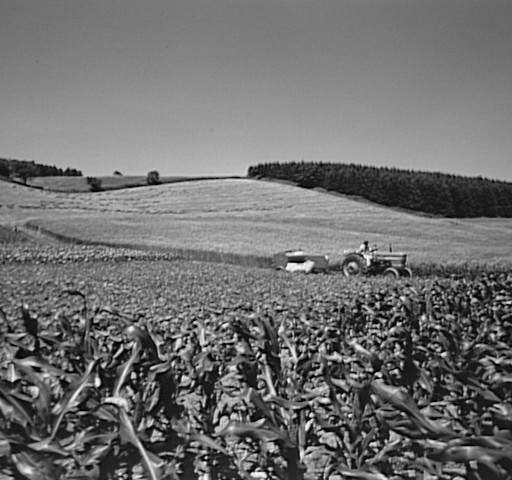
#> input picture cornfield.jpg, 512 x 480 px
$ jupyter execute ex2.ipynb
#> lines starting #> are read from the running program, lines starting #| are printed output that depends on the picture
[cell 1]
import matplotlib.pyplot as plt
import numpy as np
import skimage as ski
from scipy.fft import fft2, ifft2

[cell 2]
image = ski.io.imread("cornfield.jpg")
#> image is the input picture: shape (480, 512); min 0, max 254, mean 112

#Α
fig, axs = plt.subplots(1, 2, figsize=(10, 5))
axs[0].imshow(image, cmap="gray")
axs[0].set_title("Original Image")
axs[0].axis('off')

image_fft = fft2(image)
F_shifted = np.fft.fftshift(image_fft)

# Calculate magnitude and phase
magnitude = np.abs(F_shifted)
phase = np.angle(F_shifted)
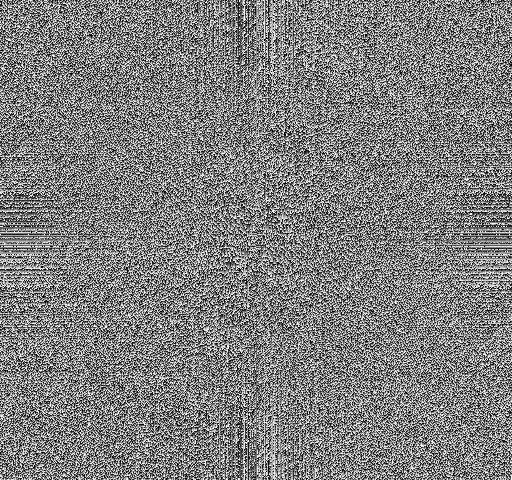
#> phase: shape (480, 512) float64; min -3.14, max 3.14, mean 4.05e-19; drawn with min black and max white

# Show magnitude and phase spectrum
axs[1].imshow(np.log1p(magnitude), cmap="gray")
axs[1].set_title("Magnitude Spectrum")
axs[1].axis("off")

plt.tight_layout()
plt.show()
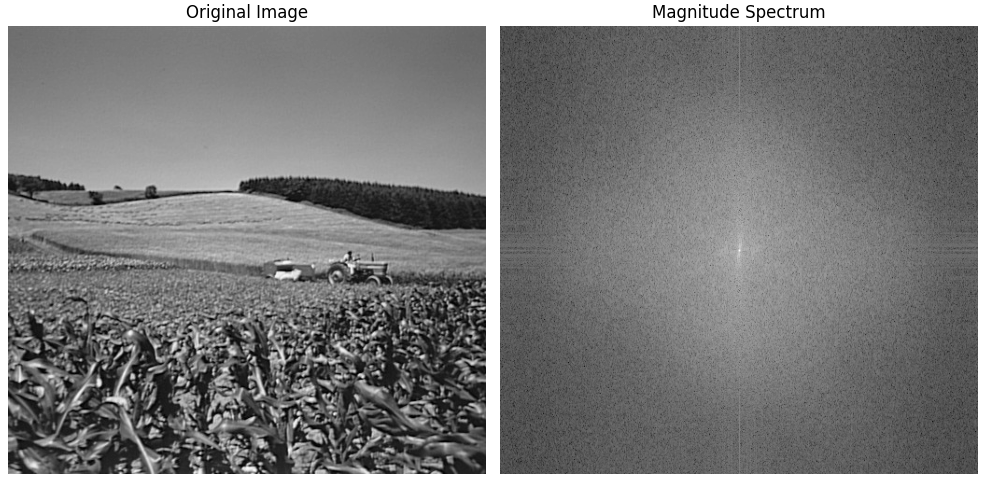
#> figure drawn by matplotlib, 2 panels

plt.figure(figsize=(6, 5))
plt.imshow(phase, cmap="gray")
plt.title("Phase Spectrum")
plt.axis("off")
plt.show()

[cell 3]
# B

# Inverting the phase spectrum
phase_flipped = np.flipud(phase)
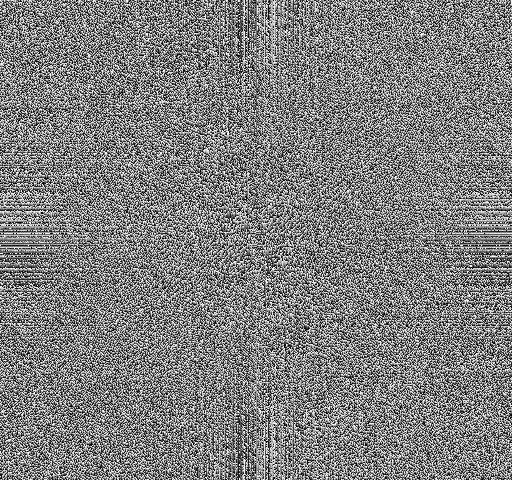
#> phase_flipped: shape (480, 512) float64; min -3.14, max 3.14, mean 1.16e-18; drawn with min black and max white

# Inverting the magnitude spectrum
F_modified = magnitude * np.exp(1j * phase_flipped)

# New magnitude and phase spectrum
fig, axs = plt.subplots(1, 2, figsize=(12, 5))

# New magnitude spectrum ( same as before )
axs[0].imshow(np.log1p(np.abs(F_modified)), cmap="gray")
axs[0].set_title("Modified Magnitude Spectrum")
axs[0].axis("off")

# New phase spectrum
axs[1].imshow(np.angle(F_modified), cmap="gray")
axs[1].set_title("Modified Phase Spectrum (Flipped)")
axs[1].axis("off")

plt.tight_layout()
plt.show()
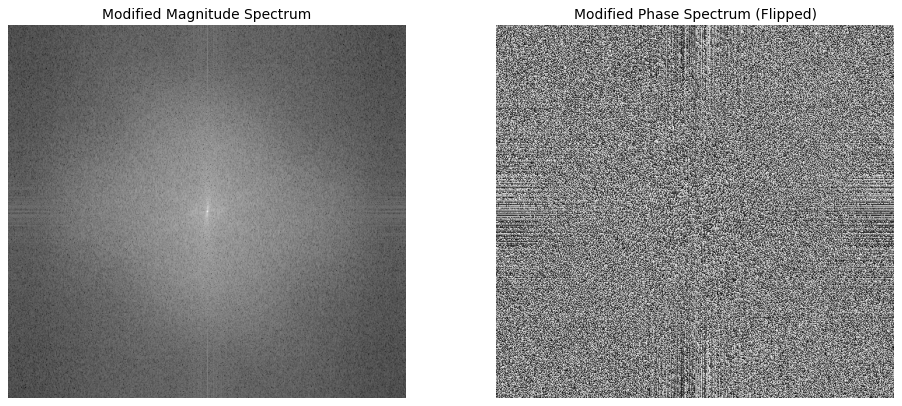
#> figure drawn by matplotlib, 2 panels

[cell 4]
# Γ

# Inversing the shift
F_inv_shifted = np.fft.ifftshift(F_modified)

# Inversing the FFT
image_reconstructed = ifft2(F_inv_shifted)

# Removing imaginary part
image_reconstructed_real = np.abs(image_reconstructed)
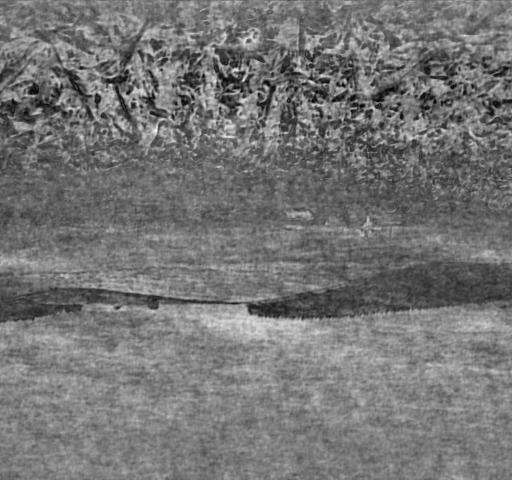
#> image_reconstructed_real: shape (480, 512) float64; min 1.27, max 253.7, mean 117.4

plt.figure(figsize=(6, 6))
plt.imshow(image_reconstructed_real, cmap="gray")
plt.title("Ανακατασκευασμένη Εικόνα (με αντεστραμμένη φάση)")
plt.axis("off")
plt.show()

$ run again, with bridge.jpg copied over cornfield.jpg
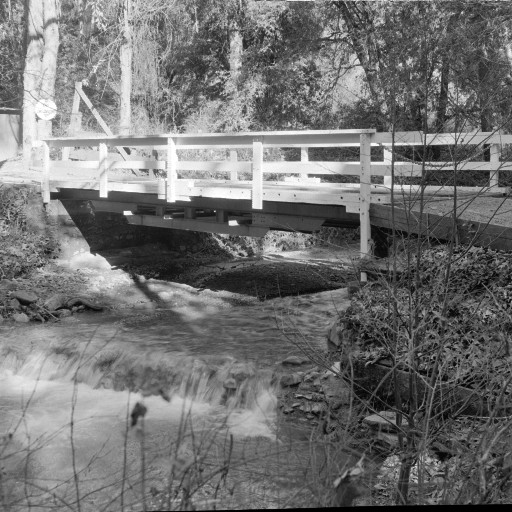
#> input picture bridge.jpg, 512 x 512 px
#> image is the input picture: shape (512, 512); min 0, max 255, mean 113.8
#> `plt.show()`:
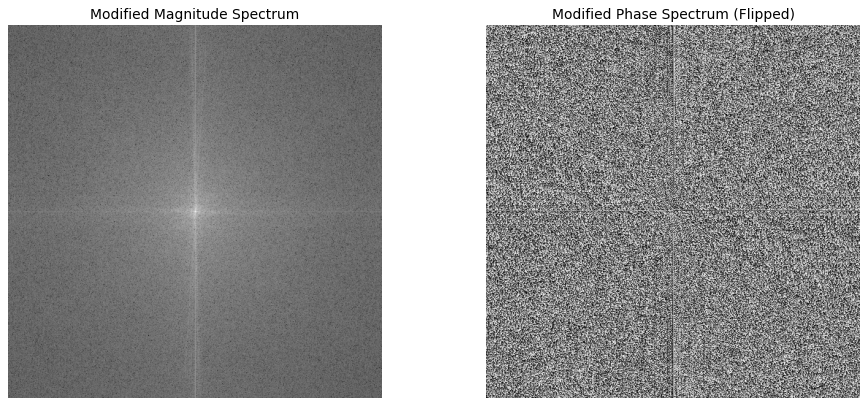
#> figure drawn by matplotlib, 2 panels
#> `image_reconstructed_real = np.abs(image_reconstructed)`:
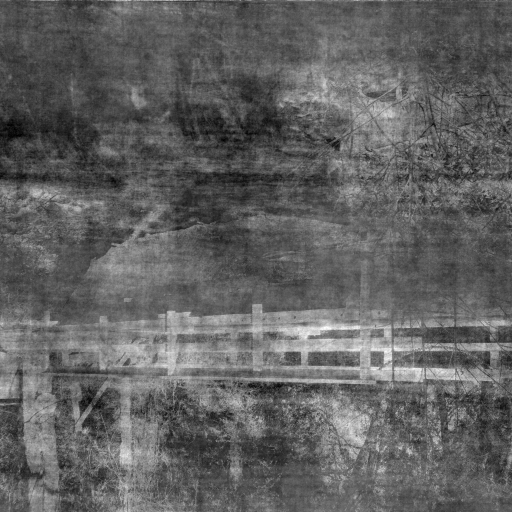
#> image_reconstructed_real: shape (512, 512) float64; min 1.16, max 312.8, mean 120.3; drawn with min black and max white

$ run again, with flowers.jpg copied over cornfield.jpg
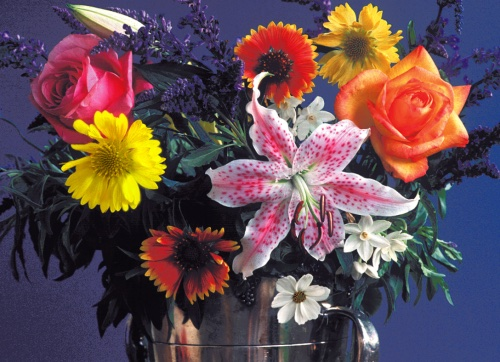
#> input picture flowers.jpg, 500 x 362 px
#> image is the input picture: shape (362, 500, 3); mean R, G, B 99.7, 77, 83.8
#> `image_reconstructed_real = np.abs(image_reconstructed)`:
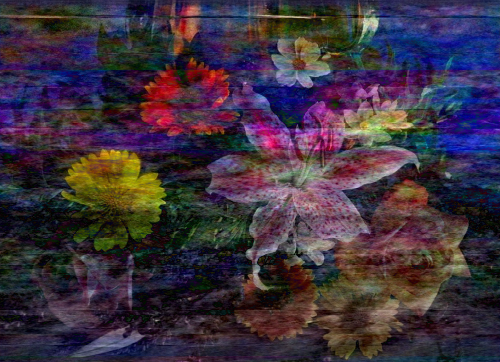
#> image_reconstructed_real: shape (362, 500, 3) float64; mean of channels 0, 1, 2 94.2, 75.7, 96.5; drawn with min black and max white
#> `plt.show()`:
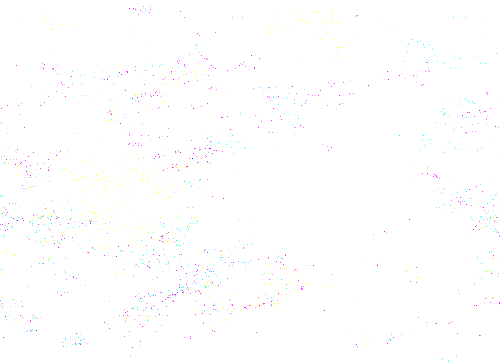
#> shown: shape (362, 500, 3) float64; mean R, G, B 0.998, 0.997, 0.998
